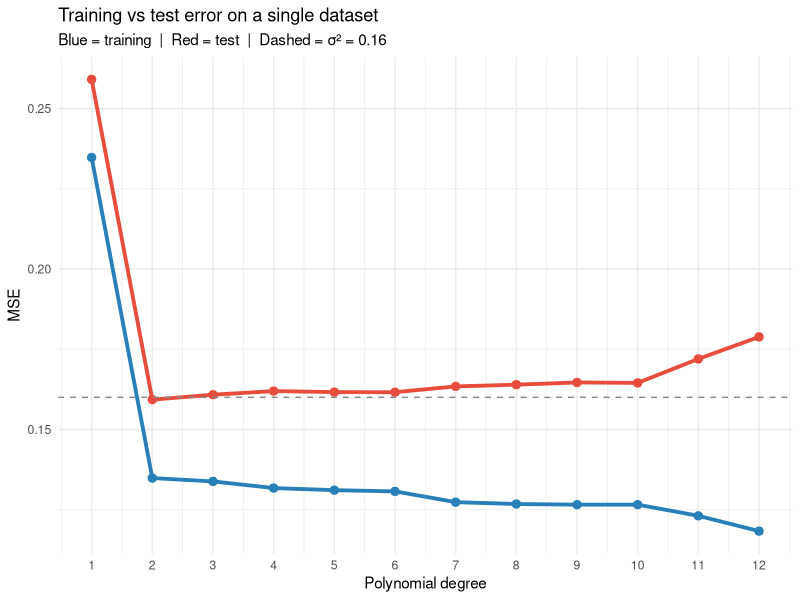

Write the R code that produced this figure.
## ---- chunk 1
#| context: setup
#| include: false
library(ggplot2)
library(dplyr)
set.seed(42)
f_true <- function(x) sin(pi * x)
## ---- chunk 2
#| label: train-test-optimism
set.seed(42)
n <- 100
x <- sort(runif(n, 0, 1))
y <- f_true(x) + rnorm(n, 0, 0.4)

# Fit models of increasing degrees and compute both train and test error
n_test <- 500
x_te <- seq(0, 1, length.out=n_test)
y_te <- f_true(x_te) + rnorm(n_test, 0, 0.4)

degrees <- 1:12
errors <- lapply(degrees, function(d) {
  fit <- lm(y ~ poly(x, d))
  xp_test <- poly(x_te, d, coefs=attr(poly(x, d), "coefs"))
  data.frame(
    degree = d,
    train  = mean(residuals(fit)^2),
    test   = mean((y_te - cbind(1, xp_test) %*% coef(fit))^2)
  )
})
err_df <- do.call(rbind, errors)

ggplot(err_df, aes(x=degree)) +
  geom_line(aes(y=train), colour="#2980b9", linewidth=1.3) +
  geom_point(aes(y=train), colour="#2980b9", size=2.5) +
  geom_line(aes(y=test),  colour="#e74c3c", linewidth=1.3) +
  geom_point(aes(y=test),  colour="#e74c3c", size=2.5) +
  geom_hline(yintercept=0.16, linetype="dashed", colour="#888") +
  scale_x_continuous(breaks=degrees) +
  labs(title="Training vs test error on a single dataset",
       subtitle="Blue = training  |  Red = test  |  Dashed = σ² = 0.16",
       x="Polynomial degree", y="MSE") +
  theme_minimal()
